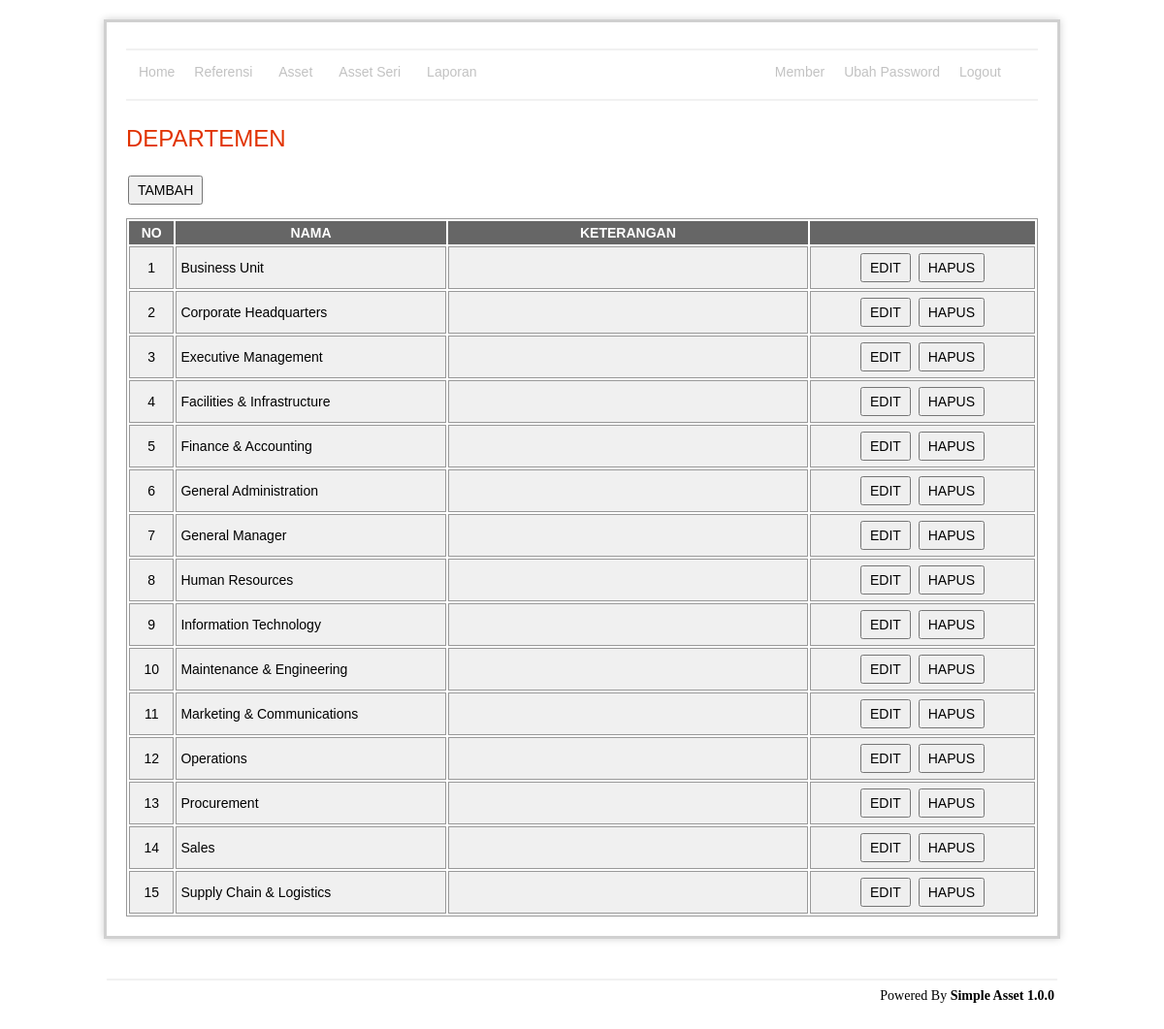
Screenshot of /apps/admin/departement/index.php (signed in) with the database file from the repository.
### tables this page shows
CREATE TABLE `departement`  (
  `id` int(11) NOT NULL AUTO_INCREMENT,
  `name` varchar(255) NOT NULL,
  `description` tinytext NULL,
  `is_fix` enum('0','1') NOT NULL DEFAULT '0' COMMENT '0= can be delete, 1= not delete',
  PRIMARY KEY (`id`) USING BTREE
);

### apps/admin/departement/indexRead.php (called while the page is built, shortened)
<?php
include '../../lib/connection.php';
$query = "select id,name,description,is_fix
		from departement
		order by name";
$data = mysqli_query($con, $query) or die(mysqli_error($con));
?>

### apps/admin/departement/index.php (the view, shortened to what this page needs)
<?php include 'indexRead.php' ?>
<h1>DEPARTEMEN</h1>
<p><input type="button" value="TAMBAH" onclick="window.location='add.php'" /></p>
<?php if (mysql_num_rows($data) < 1): ?>
	<div class="warning">
		<h3>
			<?php echo message::getMsg('emptySuccess') ?>
		</h3>
	</div>
<?php else: ?>
	<div id="tbl">
		<table width="100%">
			<thead>
				<tr>
					<th align="center" width="5%">NO</th>
					<th align="center" width="30%">NAMA</th>
					<th align="center" width="40%">KETERANGAN</th>
					<th></th>
				</tr>
			</thead>
			<tbody>
				<?php $i = 1; ?>
				<?php while ($val = mysqli_fetch_array($data)): ?>
					<tr>
						<td align="center">
							<?php echo $i ?>
						</td>
						<td>
							<?php echo $val['name'] ?>
						</td>
						<td>
						</td>
						<td align="center">
							<?php if ($val['is_fix'] == 0): ?>
								<input type="button" value="EDIT"
									onclick="window.location='edit.php?id=<?php echo $val['id'] ?>'" />
								<input type="button" value="HAPUS"
									onclick="confirm('Anda yakin akan menghapus ?') ? window.location='delete.php?id=<?php echo $val['id'] ?>' : false" />
							<?php else: ?>
								<input type="button" value="EDIT" disabled />
								<input type="button" value="HAPUS" disabled />
							<?php endif; ?>
						</td>
					</tr>
					<?php $i++; ?>
				<?php endwhile; ?>
		</table>
	</div>
<?php endif; ?>
<?php include '../template/main.php' ?>

### apps/admin/asset/css/style.css (style rules this page uses)
#content p { margin: 12px 20px 12px 0; text-align:left; }
#content h1 { color: #e13300; background-color: transparent; font-weight: normal; font-size: 24px; margin: 10px 0 5px 0; padding: 15px 0 10px 0px; text-align:left; }
table { font-size: 14px; }
#tbl table { border: 1px solid #999; }
#tbl th { font-weight: bold; text-align: center; font-size: 14px; background-color: #666; color: #fff; padding: 4px; }
#tbl td { border: 1px solid #999; font-weight: normal; font-size: 14px; padding: 4px; background-color: #f0f0f0; }
input[type="button"], input[type="submit"] { font-size: 14px; height: 30px; padding: 0px 8px 0px 8px; margin: 2px; }

### rows the page displays
departement: name "Business Unit"
departement: name "Corporate Headquarters"
departement: name "Executive Management"
departement: name "Facilities & Infrastructure"
departement: name "Finance & Accounting"
departement: name "General Administration"
departement: name "General Manager"
departement: name "Human Resources"
departement: name "Information Technology"
departement: name "Maintenance & Engineering"
departement: name "Marketing & Communications"
departement: name "Operations"
departement: name "Procurement"
departement: name "Sales"
departement: name "Supply Chain & Logistics"
